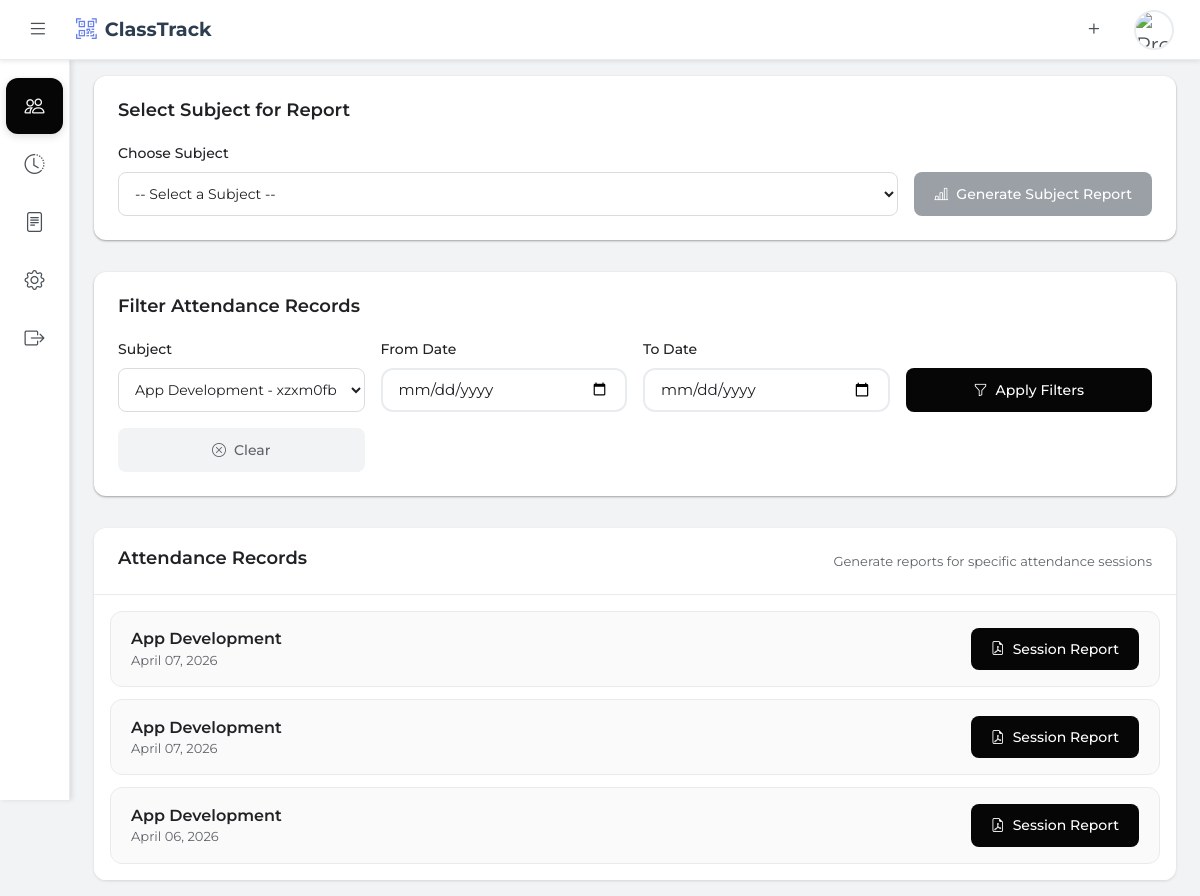
Screenshot of /teacher/reports.php?subject=24 (signed in) with the database file from the repository.
### tables this page shows
CREATE TABLE `attendancesessions` (
  `SessionID` int(11) NOT NULL,
  `SubjectID` int(11) NOT NULL,
  `SessionDate` date NOT NULL,
  `StartTime` time NOT NULL,
  `EndTime` time DEFAULT NULL,
  `Status` enum('Active','Closed') DEFAULT 'Active'
);

CREATE TABLE `subjects` (
  `SubjectID` int(11) NOT NULL,
  `SubjectCode` varchar(20) NOT NULL,
  `SubjectName` varchar(100) NOT NULL,
  `TeacherID` int(11) NOT NULL,
  `Schedule` varchar(100) DEFAULT NULL,
  `ClassName` varchar(100) NOT NULL,
  `SectionName` varchar(50) NOT NULL
);

### teacher/reports.php (the view, shortened to what this page needs)
<?php
require_once '../config/database.php';
$teacher_id = null;
try {
    $stmt = $db->prepare("SELECT t.TeacherID FROM teachers t JOIN users u ON t.UserID = u.UserID WHERE u.UserID = ? AND u.Role = 'Teacher'");
    $stmt->execute([$_SESSION['user_id']]);
    $teacher_data = $stmt->fetch();
    $teacher_id = $teacher_data ? $teacher_data['TeacherID'] : null;
} catch(PDOException $e) {
    error_log("Error getting teacher ID: " . $e->getMessage());
}
$subjects = [];
if ($teacher_id) {
    try {
        $stmt = $db->prepare("SELECT SubjectID, SubjectCode, SubjectName, ClassName, SectionName FROM subjects WHERE TeacherID = ? ORDER BY SubjectName");
        $stmt->execute([$teacher_id]);
        $subjects = $stmt->fetchAll();
    } catch(PDOException $e) {
        error_log("Error getting subjects: " . $e->getMessage());
    }
}
$filter_subject = $_GET['subject'] ?? '';
$reports = [];
if ($teacher_id && !empty($subjects)) {
    try {
        $subject_ids = array_column($subjects, 'SubjectID');
        $placeholders = str_repeat('?,', count($subject_ids) - 1) . '?';
        $where_conditions = ["asess.SubjectID IN ($placeholders)"];
        $params = $subject_ids;
        if (!empty($filter_subject)) {
            $where_conditions[] = "asess.SubjectID = ?";
            $params[] = $filter_subject;
        }
        $where_clause = implode(' AND ', $where_conditions);
        $stmt = $db->prepare("
            SELECT
                asess.SessionID,
                asess.SubjectID,
                asess.SessionDate,
                asess.StartTime,
                asess.EndTime,
                asess.Status,
                s.SubjectCode,
                s.SubjectName,
                s.ClassName,
                s.SectionName,
                COUNT(DISTINCT ar.RecordID) as present_count,
                0 as late_count,
                COUNT(DISTINCT ar.RecordID) as total_students
            FROM attendancesessions asess
            LEFT JOIN attendancerecords ar ON asess.SessionID = ar.SessionID AND ar.AttendanceStatus IN ('Present', 'Late')
            LEFT JOIN subjects s ON asess.SubjectID = s.SubjectID
            WHERE $where_clause
            GROUP BY asess.SessionID, asess.SubjectID, asess.SessionDate, asess.StartTime, asess.EndTime, asess.Status,
                     s.SubjectCode, s.SubjectName, s.ClassName, s.SectionName
            ORDER BY asess.SessionDate DESC, asess.StartTime DESC
        ");
        $stmt->execute($params);
        $reports = $stmt->fetchAll();
    } catch(PDOException $e) {
        error_log("Error getting reports: " . $e->getMessage());
    }
}
?>
<!DOCTYPE html>
<html lang="en">
<head>
    <link href="https://cdn.jsdelivr.net/npm/bootstrap@5.3.0/dist/css/bootstrap.min.css" rel="stylesheet">
    <link rel="stylesheet" href="https://cdn.jsdelivr.net/npm/bootstrap-icons@1.11.0/font/bootstrap-icons.css">
    <link rel="stylesheet" href="../assets/css/navbar.css">
    <link rel="stylesheet" href="../assets/css/sidebar.css">
    <link rel="stylesheet" href="../assets/css/reports.css?v=4">
    <link rel="stylesheet" href="../assets/css/toast.css">
</head>
<body>
    <?php include '../assets/components/navbar.php'; ?>
    <?php include '../assets/components/sidebar.php'; ?>
    <main class="main-content">
        <div class="container-fluid reports-container">
            <div class="subject-selection-section">
                <div class="selection-container">
                    <div class="selection-header">
                        <h3 class="selection-title">Select Subject for Report</h3>
                    </div>
                    <div class="selection-controls">
                        <div class="selection-group">
                            <label for="subjectSelect" class="selection-label">Choose Subject</label>
                            <select id="subjectSelect" class="selection-select">
                                <option value="">-- Select a Subject --</option>
                            </select>
                        </div>
                        <button class="btn-generate-summary" onclick="generateSubjectReport()" disabled>
                            <i class="bi bi-bar-chart-line me-2"></i>Generate Subject Report
                        </button>
                    </div>
                </div>
            </div>
            <div class="filter-section">
                <div class="filter-container">
                    <div class="filter-header">
                        <h3 class="filter-title">Filter Attendance Records</h3>
                    </div>
                    <div class="filter-controls">
                        <div class="filter-group">
                            <label for="filterSubject" class="filter-label">Subject</label>
                            <select class="filter-select" id="filterSubject">
                                <?php foreach ($subjects as $subject): ?>
                                <option value="<?php echo $subject['SubjectID']; ?>">
                                    <?php echo htmlspecialchars($subject['SubjectName'] . ' - ' . $subject['SubjectCode']); ?>
                                </option>
                                <?php endforeach; ?>
                            </select>
                        </div>
                        <div class="filter-group">
                            <label for="filterDateFrom" class="filter-label">From Date</label>
                            <input type="date" class="form-control" id="filterDateFrom">
                        </div>
                        <div class="filter-group">
                            <label for="filterDateTo" class="filter-label">To Date</label>
                            <input type="date" class="form-control" id="filterDateTo">
                        </div>
                                                <button class="btn-filter-apply" onclick="applyFilters()">
                            <i class="bi bi-funnel me-2"></i>Apply Filters
                        </button>
                        <button class="btn-filter-clear" onclick="clearFilters()">
                            <i class="bi bi-x-circle me-2"></i>Clear
                        </button>
                    </div>
                </div>
            </div>
            <div class="reports-section">
                <div class="section-header">
                    <h3>Attendance Records</h3>
                    <p class="section-subtitle">Generate reports for specific attendance sessions</p>
                </div>
                <div class="sessions-list">
                    <?php if (empty($reports)): ?>
                        <div class="empty-state-container">
                            <div class="empty-state-message">
                                <div class="empty-state-icon">
                                    <i class="bi bi-file-text"></i>
                                </div>
                                <h3 class="empty-state-title">No Sessions Found</h3>
                                <p class="empty-state-description">No attendance sessions have been conducted yet. Go to your dashboard and start an attendance session for any of your classes to generate reports.</p>
                            </div>
                        </div>
                    <?php else: ?>
                        <?php foreach ($reports as $report): ?>
                        <div class="session-item">
                            <div class="session-info">
                                <h4 class="session-subject"><?php echo htmlspecialchars($report['SubjectName']); ?></h4>
                                <p class="session-date"><?php echo date('F d, Y', strtotime($report['SessionDate'])); ?></p>
                            </div>
                            <button class="btn-generate-report" onclick="generateReport(<?php echo $report['SessionID']; ?>)">
                                <i class="bi bi-file-earmark-pdf me-2"></i>Session Report
                            </button>
                        </div>
                        <?php endforeach; ?>
                    <?php endif; ?>
                </div>
            </div>
        </div>
    </main>
</body>
</html>

### assets/css/navbar.css (style rules this page uses)
* { margin: 0; padding: 0; box-sizing: border-box; }
body { font-family: 'Montserrat', sans-serif; background-color: #F2F3F4; padding-top: 60px; transition: margin-left 0.3s ease; }
.form-control { border: 2px solid #e9ecef; border-radius: 12px; padding: 0.75rem 1rem; font-size: 0.95rem; transition: all 0.3s ease; font-family: 'Montserrat', sans-serif; }
.form-control::placeholder { color: #adb5bd; font-style: italic; }
* { transition: color 0.3s ease, background-color 0.3s ease, border-color 0.3s ease, box-shadow 0.3s ease, transform 0.3s ease; }

### assets/css/sidebar.css (style rules this page uses)
:root { --sidebar-width: 70px; --main-content-margin: 70px; }
.main-content { margin-left: var(--main-content-margin) !important; }
@media (min-width: 1200px) { .main-content { margin-left: 70px; } }

### rows the page displays
attendancesessions: SubjectID.SubjectName "App Development", SessionDate "April 07, 2026"
attendancesessions: SubjectID.SubjectName "App Development", SessionDate "April 07, 2026"
attendancesessions: SubjectID.SubjectName "App Development", SessionDate "April 06, 2026"

### other values shown
form field value "App Development - xzxm0fb"
